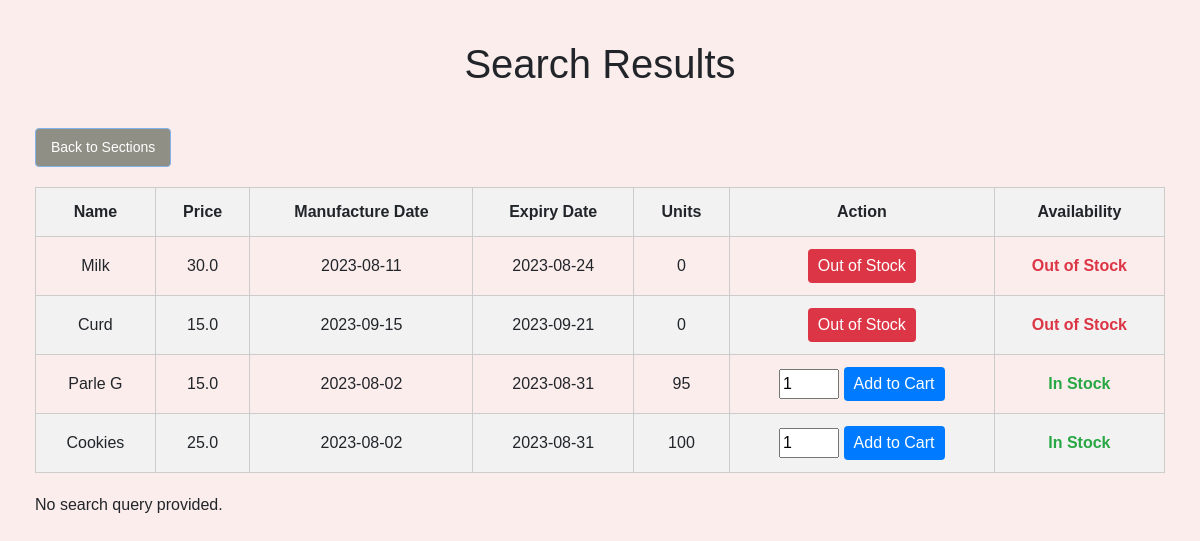
/user/search_products (signed in), run on the app's committed database.
### model.py (models this page shows)
class Product(db.Model):
    id = db.Column(db.Integer, primary_key=True)
    name = db.Column(db.String(80), unique=True, nullable=False)
    price = db.Column(db.Float, nullable=False)
    manufacture_date = db.Column(db.DateTime , nullable = False)
    exp_date = db.Column(db.DateTime , nullable = False)
    section_id = db.Column(db.Integer, db.ForeignKey('section.id'), nullable=False)
    units = db.Column(db.Integer,nullable = False)
    section = db.relationship('Section', backref=db.backref('products', lazy=True))
    @property
    def out_of_stock(self):
        return self.units <= 0

### user.py (the view)
@app.route('/user/search_products', methods=['GET'])
@login_required
def user_search_products():
    search_query = request.args.get('search_query')
    if search_query:
        products = Product.query.filter(
            (Product.section.has(name=search_query)) | (Product.name.contains(search_query))
        ).all()
    else:
        products = Product.query.all()
    return render_template('user_search_products.html', products=products, search_query=search_query)

### model.py (called while the page is built)
@login_manager.user_loader
def load_user(user_id):
    user = User.query.get(int(user_id))
    return user

### templates/user_search_products.html (shortened to what this page needs)
<!DOCTYPE html>
<html>
<head>
    <link rel="stylesheet" href="https://maxcdn.bootstrapcdn.com/bootstrap/4.5.2/css/bootstrap.min.css">
</head>
<body>
    <div class="container">
        <h1>Search Results</h1>
        <a href="{{ url_for('user_sections') }}" class="btn btn-primary">Back to Sections</a>
        <table>
            <thead>
                <tr>
                    <th>Name</th>
                    <th>Price</th>
                    <th>Manufacture Date</th>
                    <th>Expiry Date</th>
                    <th>Units</th>
                    <th>Action</th>
                    <th>Availability</th>
                </tr>
            </thead>
            <tbody>
                {% for product in products %}
                <tr>
                    <td>{{ product.name }}</td>
                    <td>{{ product.price }}</td>
                    <td>{{ product.manufacture_date.strftime('%Y-%m-%d') }}</td>
                    <td>{{ product.exp_date.strftime('%Y-%m-%d') }}</td>
                    <td>{{ product.units }}</td>
                    <td>
                        {% if product.units > 0 %}
                            <form method="POST" action="{{ url_for('add_to_cart', product_id=product.id) }}">
                                <input type="number" name="quantity" min="1" value="1">
                                <button type="submit">Add to Cart</button>
                            </form>
                        {% else %}
                            <button disabled>Out of Stock</button>
                        {% endif %}
                    </td>
                    <td>
                        {% if product.out_of_stock %}
                            <span class="out-of-stock">Out of Stock</span>
                        {% else %}
                            <span class="in-stock">In Stock</span>
                        {% endif %}
                    </td>
                </tr>
                {% endfor %}
            </tbody>
        </table>
        {% if search_query %}
            <p class="search-info">Showing results for: "{{ search_query }}"</p>
        {% else %}
            <p class="search-info">No search query provided.</p>
        {% endif %}
    </div>
</body>
</html>

### templates/user_search_products.html (style rules this page uses)
body { font-family: 'Franklin Gothic Medium', 'Arial Narrow', Arial, sans-serif; background-color: #fceded; padding: 20px; }
.container { max-width: 1200px; margin: 0 auto; }
h1 { margin-top: 20px; margin-bottom: 40px; text-align: center; }
.btn-primary { padding: 8px 15px; font-size: 14px; border-radius: 4px; background-color: #908f85; border-color: #83b3e6; }
table { width: 100%; border-collapse: collapse; margin-top: 20px; }
th, td { padding: 12px 15px; text-align: center; border: 1px solid #ccc; }
th { background-color: #f2f2f2; }
tbody tr:nth-child(even) { background-color: #f2f2f2; }
form { display: inline-block; }
input { width: 60px; }
button { background-color: #007bff; color: #fff; border: none; padding: 5px 10px; border-radius: 4px; cursor: pointer; }
button:disabled { background-color: #dc3545; cursor: not-allowed; }
span.out-of-stock { color: #dc3545; font-weight: bold; }
span.in-stock { color: #28a745; font-weight: bold; }
.search-info { margin-top: 20px; }

### data on the page
Product: name "Milk", price "30.0", manufacture_date "2023-08-11", exp_date "2023-08-24", units "0", shows "Out of Stock"
Product: name "Curd", price "15.0", manufacture_date "2023-09-15", exp_date "2023-09-21", units "0", shows "Out of Stock"
Product: name "Parle G", price "15.0", manufacture_date "2023-08-02", exp_date "2023-08-31", units "95", shows "In Stock"
Product: name "Cookies", price "25.0", manufacture_date "2023-08-02", exp_date "2023-08-31", units "100", shows "In Stock"
